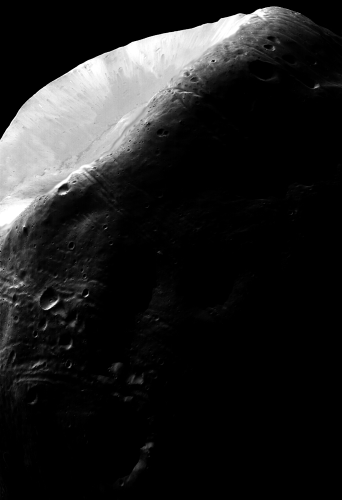
#> input picture part1/Q4/question4.tif, 342 x 500 px
$ python Q7.py
#> lines starting #> are read from the running program, lines starting #| are printed output that depends on the picture
import numpy as np
import matplotlib.pyplot as plt
from PIL import Image
import os

image = Image.open(os.path.join(os.path.dirname(__file__), '..', 'Q4', 'question4.tif'))
#> image is the input picture: PIL image 342x500 L; min 0, max 255, mean 31.8
img_array = np.array(image)

if img_array.ndim == 3:
    R, G, B = img_array[:,:,0], img_array[:,:,1], img_array[:,:,2]
    gray_array = (0.2989 * R + 0.5870 * G + 0.1140 * B).astype(np.uint8)
elif img_array.ndim == 2:
    gray_array = img_array
else:
    raise ValueError("Unsupported image format")

L = 256

hist, bins = np.histogram(img_array.flatten(), bins=L, range=[0, 255])
#> hist = 256 values, max 102094 at index 0, min 36 at index 130, mean 668; bins = 257 values from 0 to 255

pdf = hist / img_array.size
#> pdf = 256 values, max 0.597 at index 0, min 0.000211 at index 130, mean 0.00391

cdf = np.cumsum(pdf)
#> cdf = 256 values from 0.597 to 1

transformation_map = np.round(cdf * (L - 1)).astype(np.uint8)
#> transformation_map = 256 values from 152 to 255

equalized_img_array = transformation_map[img_array]
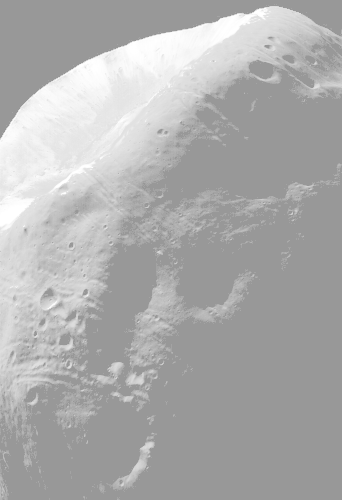
#> equalized_img_array: shape (500, 342); min 152, max 255, mean 173.3

fig, axes = plt.subplots(2, 2, figsize=(12, 10))

axes[0, 0].imshow(img_array, cmap='gray')
axes[0, 0].set_title("Original Image")
axes[0, 0].axis('off')

axes[0, 1].hist(img_array.flatten(), bins=L, range=[0, 255], color='blue', alpha=0.7)
axes[0, 1].set_title("Original Histogram")

axes[1, 0].imshow(equalized_img_array, cmap='gray')
axes[1, 0].set_title("Equalized Image")
axes[1, 0].axis('off')

axes[1, 1].hist(equalized_img_array.flatten(), bins=L, range=[0, 255], color='red', alpha=0.7)
axes[1, 1].set_title("Equalized Histogram")

plt.tight_layout()
plt.show()
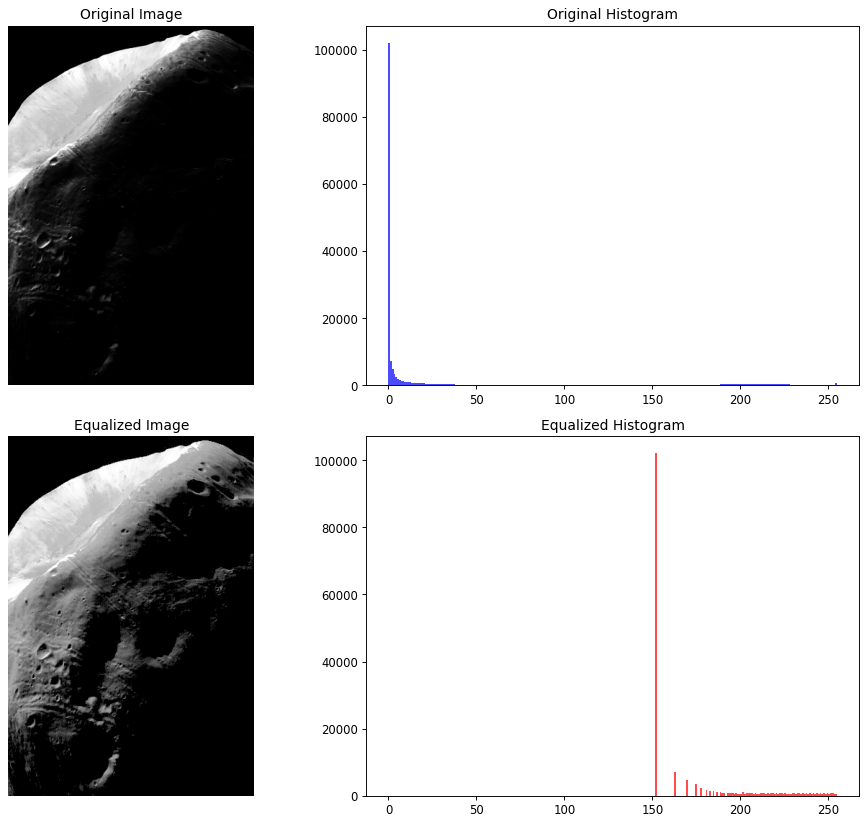
#> figure drawn by matplotlib, 4 panels; panel 2: tallest bar 102094 high, from x = 0 to 0.996; panel 4: tallest bar 102094 high, from x = 151.4 to 152.4
